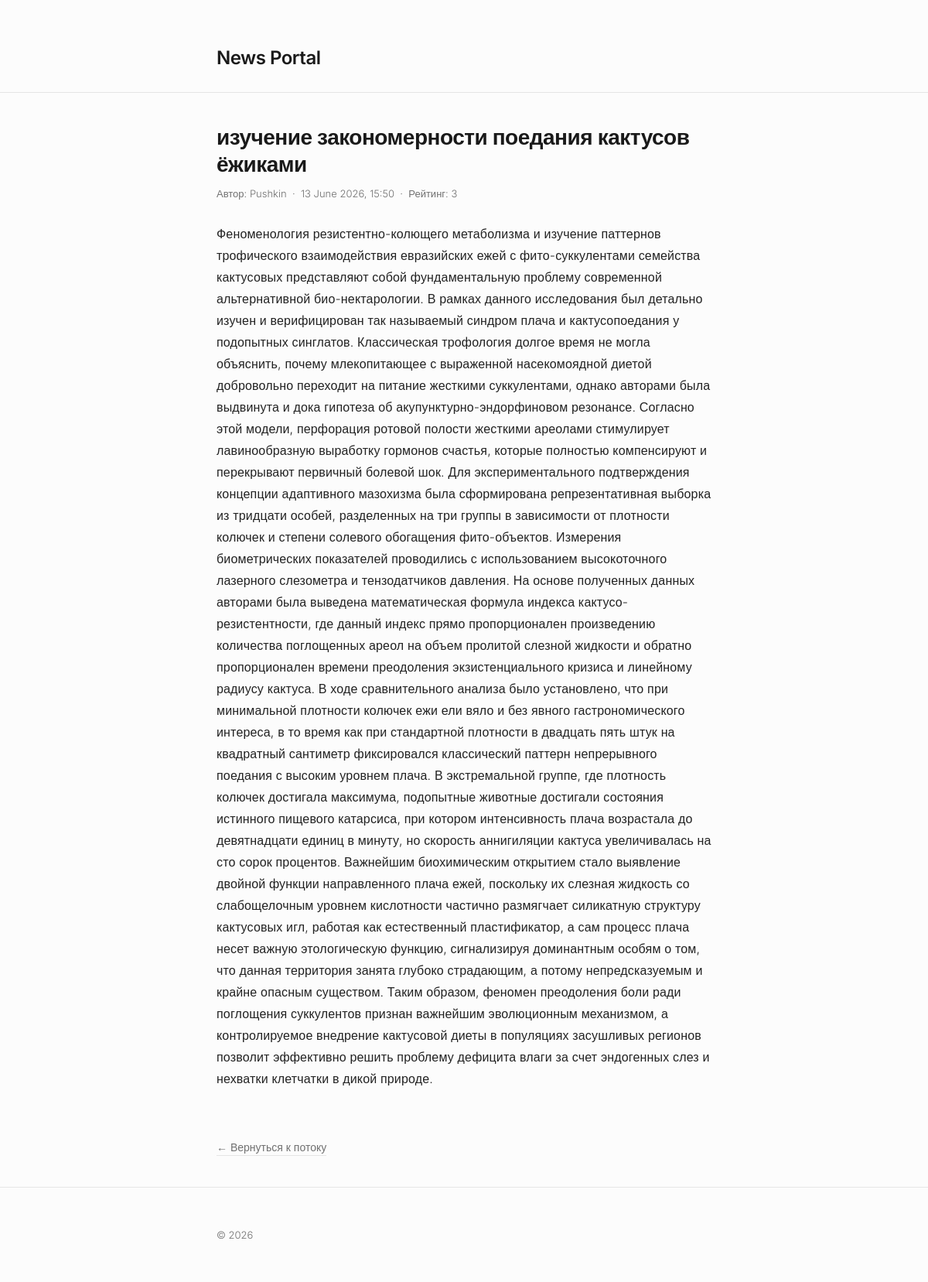
Screenshot of /news/1 with the database file from the repository.
### news/models.py (models this page shows, shortened)
class Post(models.Model):
    article = 'AR'
    news = 'NW'
    CATEGORY_CHOICES = [
        (article, 'Статья'),
        (news, 'Новость'),
    ]
    data_created = models.DateTimeField(auto_now_add=True)
    author = models.ForeignKey(Author, on_delete=models.CASCADE)
    category = models.ManyToManyField(Category, through='PostCategory')
    choice = models.CharField(max_length=2, choices=CATEGORY_CHOICES, default=article)
    title_of_post= models.CharField(max_length=100)
    text_of_post = models.TextField()
    rating_of_post = models.IntegerField(default=0)

class Author(models.Model):
    rating = models.IntegerField(default=0)
    user = models.OneToOneField(User, on_delete=models.CASCADE)

### news/views.py (the view)
# urls.py: path('news/<int:pk>', PostDetailView.as_view(), name='news_detail'),
class PostDetailView(DetailView):
    model = Post
    template_name = 'news_view/news_detail.html'
    context_object_name = 'post'

### templates/news_view/news_detail.html (shortened to what this page needs)
{% extends 'default.html' %}
{% block content %}
<article>
    <div class="article-header">
        <h1 class="article-title">{{ post.title_of_post }}</h1>
        <div class="article-meta">
            <span>Автор: {{ post.author.user.username }}</span>
            &nbsp;·&nbsp;
            <span>{{ post.data_created|date:'d E Y, H:i' }}</span>
            &nbsp;·&nbsp;
            <span>Рейтинг: {{ post.rating_of_post }}</span>
        </div>
    </div>
    <div class="article-content">
        {{ post.text_of_post|linebreaks }}
    </div>
    <a href="/news/" class="back-link">&larr; Вернуться к потоку</a>
</article>
{% endblock content %}

### templates/default.html (style rules this page uses)
:root { --bg-color: #fcfcfc; --text-color: #1a1a1a; --text-muted: #707070; --border-color: #e5e5e5; --accent-color: #000000; }
body { font-family: 'Inter', sans-serif; background-color: var(--bg-color); color: var(--text-color); margin: 0; padding: 0; display: flex; flex-direction: column; min-height: 100vh; -webkit-font-smoothing: antialiased; }
a { color: var(--text-muted); transition: color 0.2s ease; text-decoration-thickness: 1px; text-underline-offset: 4px; }

### templates/news_view/news_detail.html (style rules this page uses)
.article-header { margin-bottom: 30px; }
.article-title { font-size: 28px; font-weight: 600; margin: 0 0 12px 0; letter-spacing: -0.5px; line-height: 1.25; }
.article-meta { font-size: 13px; color: var(--text-muted); font-weight: 300; }
.article-content { font-size: 16px; line-height: 1.75; color: #222; font-weight: 300; letter-spacing: 0.01em; }
.back-link { display: inline-block; margin-top: 50px; font-size: 14px; text-decoration: none; border-bottom: 1px solid var(--border-color); padding-bottom: 2px; }

### rows the page displays
Post: title_of_post "изучение закономерности поедания кактусов ёжиками", author.user.username "Pushkin", data_created "13 June 2026, 15:50", rating_of_post "3", text_of_post "Феноменология резистентно-колющего метаболизма и изучение паттернов трофического взаимодействия евразийских ежей с фито-суккулентами семейства кактусовых представляют собой фундаментальную проблему современной альтернативной био-нектарологии. В рамках данного исследования был детально изучен и верифицирован так называемый синдром плача и кактусопоедания у подопытных синглатов. Классическая трофология долгое время не могла объяснить, почему млекопитающее с выраженной насекомоядной диетой добровольно переходит на питание жесткими суккулентами, однако авторами была выдвинута и дока гипотеза об акупунктурно-эндорфиновом резонансе. Согласно этой модели, перфорация ротовой полости жесткими…"
